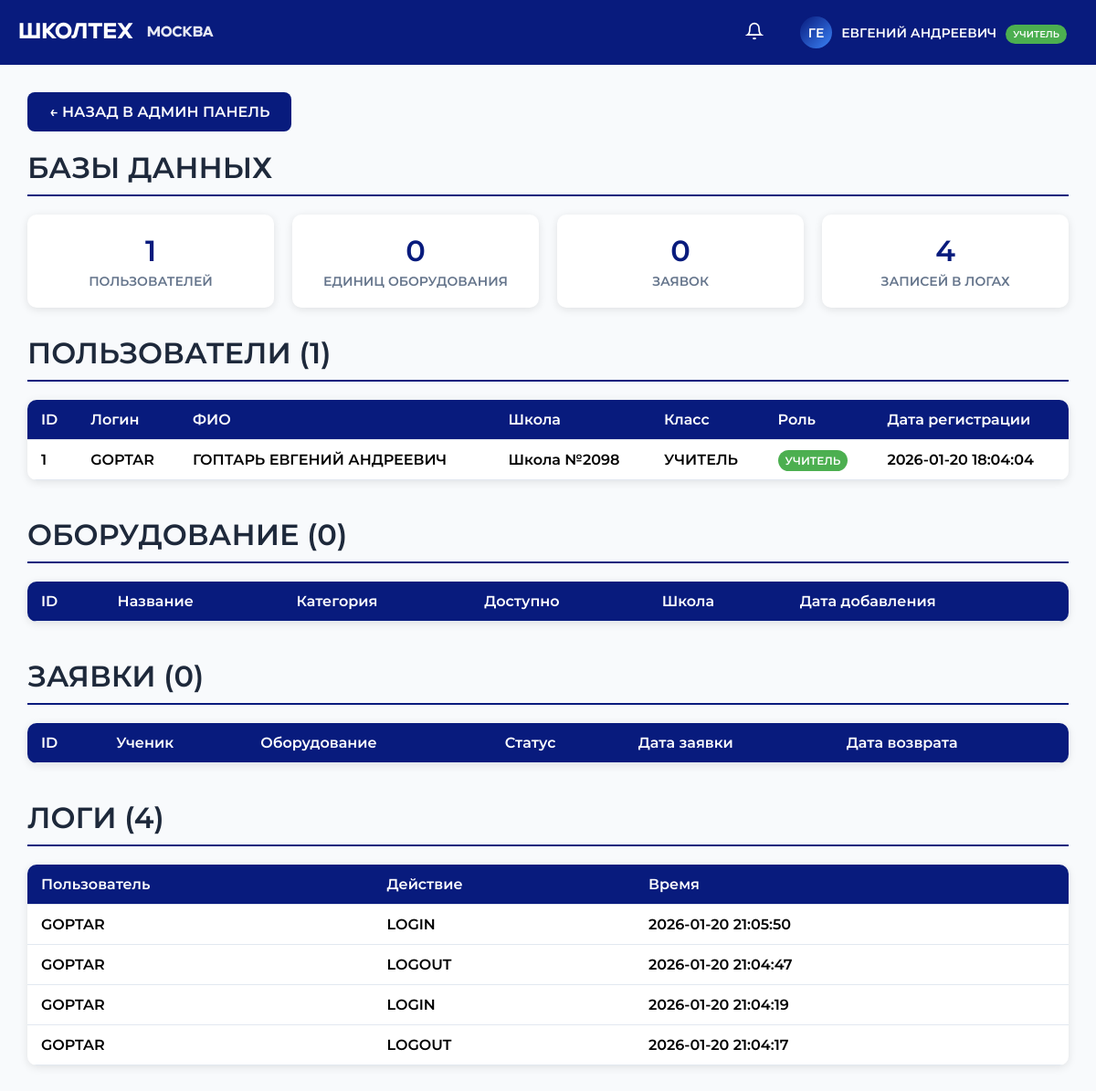
The app's page /admin/databases (signed in) with its own data.
### tables this page shows
CREATE TABLE users
                 (id INTEGER PRIMARY KEY AUTOINCREMENT,
                  first_name TEXT NOT NULL,
                  last_name TEXT NOT NULL,
                  middle_name TEXT,
                  school_number TEXT NOT NULL,
                  class TEXT NOT NULL,
                  username TEXT UNIQUE NOT NULL,
                  email TEXT UNIQUE NOT NULL,
                  password TEXT NOT NULL,
                  role TEXT NOT NULL DEFAULT 'student',
                  is_active BOOLEAN DEFAULT 1,
                  created_at TIMESTAMP DEFAULT CURRENT_TIMESTAMP);

CREATE TABLE logs
                 (id INTEGER PRIMARY KEY AUTOINCREMENT,
                  user_id INTEGER,
                  action TEXT NOT NULL,
                  created_at TIMESTAMP DEFAULT CURRENT_TIMESTAMP);

### application.py (the view)
@app.route('/admin/databases')
def view_databases():
    if 'user_id' not in session:
        return redirect(url_for('login'))
    user_data = get_user_by_id(session['user_id'])
    if not user_data or user_data['role'] != 'teacher':
        return "Доступ запрещен", 403
    users = get_all_users()
    equipment = []
    requests = []
    logs = []
    try:
        conn = get_db_connection()
        c = conn.cursor()
        c.execute("SELECT * FROM equipment")
        equipment = [dict(row) for row in c.fetchall()]
        c.execute('''SELECT r.*, u.username as student_username, e.name as equipment_name
                     FROM requests r
                     LEFT JOIN users u ON r.student_id = u.id
                     LEFT JOIN equipment e ON r.equipment_id = e.id''')
        requests = [dict(row) for row in c.fetchall()]
        c.execute('''SELECT l.action, l.created_at, u.username
                     FROM logs l
                     LEFT JOIN users u ON l.user_id = u.id
                     ORDER BY l.created_at DESC LIMIT 100''')
        logs = [dict(row) for row in c.fetchall()]
        conn.close()
    except:
        pass
    unread_count = get_unread_notifications_count(session['user_id'])
    return render_template('databases.html',
                         user=user_data,
                         users=users,
                         equipment=equipment,
                         requests=requests,
                         logs=logs,
                         unread_count=unread_count)

### application.py (called while the page is built, shortened)
def get_db_connection():
    for attempt in range(5):
        try:
            with db_lock:
                conn = sqlite3.connect(MAIN_DB, timeout=30.0)
                conn.row_factory = sqlite3.Row
                conn.execute("PRAGMA foreign_keys = ON")
                conn.execute("PRAGMA journal_mode = WAL")
                return conn
        except sqlite3.OperationalError:
            if attempt < 4:
                time.sleep(0.1)
                continue
            raise
    raise sqlite3.OperationalError("Не удалось подключиться к базе")

def get_user_by_id(user_id):
    try:
        conn = get_db_connection()
        c = conn.cursor()
        c.execute("SELECT * FROM users WHERE id = ?", (user_id,))
        user = c.fetchone()
        conn.close()
        if user:
            return format_user_data(dict(user))
        return None
    except:
        return None

def get_all_users():
    try:
        conn = get_db_connection()
        c = conn.cursor()
        c.execute("SELECT * FROM users ORDER BY created_at DESC")
        users = [format_user_data(dict(row)) for row in c.fetchall()]
        conn.close()
        return users
    except:
        return []

def format_user_data(user_dict):
    user_dict['avatar'] = f"{user_dict['last_name'][0]}{user_dict['first_name'][0]}" if user_dict.get('last_name') and user_dict.get('first_name') else '??'
    user_dict['role_display'] = 'УЧИТЕЛЬ' if user_dict.get('role') == 'teacher' else 'УЧЕНИК'
    return user_dict

def get_unread_notifications_count(user_id):
    try:
        conn = get_db_connection()
        c = conn.cursor()
        c.execute("SELECT COUNT(*) FROM notifications WHERE user_id = ? AND is_read = 0", (user_id,))
        count = c.fetchone()[0]
        conn.close()
        return count
    except:
        return 0

@app.before_request
def basic_security():
    return None

### templates/databases.html (shortened to what this page needs)
<!DOCTYPE html>
<html lang="ru">
<head>
    <link rel="stylesheet" href="{{ url_for('static', filename='style.css') }}">
</head>
<body>
    <nav class="navbar">
        <div class="logo-section">
            <a href="{{ url_for('home') }}" class="logo-link">
                <div class="logo-text">ШКОЛТЕХ</div>
            </a>
            <div class="location">МОСКВА</div>
        </div>
        <div class="user-section">
            <div class="notification-icon" id="notificationIcon">
                <svg width="20" height="20" viewBox="0 0 24 24" fill="none" stroke="currentColor" stroke-width="2">
                    <path d="M18 8A6 6 0 0 0 6 8c0 7-3 9-3 9h18s-3-2-3-9"></path>
                    <path d="M13.73 21a2 2 0 0 1-3.46 0"></path>
                </svg>
            </div>
            <a href="{{ url_for('account') }}" class="user-profile-link">
                <div class="user-profile">
                    <div class="avatar">{{ user.avatar }}</div>
                    <div class="user-info">
                        <div class="username">{{ user.first_name }} {% if user.middle_name %}{{ user.middle_name }}{% endif %}</div>
                        <div class="user-role {{ user.role }}">{{ user.role_display }}</div>
                    </div>
                </div>
            </a>
        </div>
    </nav>
    <div class="content databases-content">
        <a href="{{ url_for('admin_panel') }}" class="back-button">← НАЗАД В АДМИН ПАНЕЛЬ</a>
        <h1 class="section-title">БАЗЫ ДАННЫХ</h1>
        <div class="stats-grid">
            <div class="stat-card">
                <div class="stat-number">{{ users|length }}</div>
                <div class="stat-label">ПОЛЬЗОВАТЕЛЕЙ</div>
            </div>
            <div class="stat-card">
                <div class="stat-number">{{ equipment|length }}</div>
                <div class="stat-label">ЕДИНИЦ ОБОРУДОВАНИЯ</div>
            </div>
            <div class="stat-card">
                <div class="stat-number">{{ requests|length }}</div>
                <div class="stat-label">ЗАЯВОК</div>
            </div>
            <div class="stat-card">
                <div class="stat-number">{{ logs|length }}</div>
                <div class="stat-label">ЗАПИСЕЙ В ЛОГАХ</div>
            </div>
        </div>
        <div class="database-section">
            <h2 class="section-title">ПОЛЬЗОВАТЕЛИ ({{ users|length }})</h2>
            <div class="table-container">
                <table>
                    <thead>
                        <tr>
                            <th>ID</th>
                            <th>Логин</th>
                            <th>ФИО</th>
                            <th>Школа</th>
                            <th>Класс</th>
                            <th>Роль</th>
                            <th>Дата регистрации</th>
                        </tr>
                    </thead>
                    <tbody>
                        {% for user in users %}
                        <tr>
                            <td>{{ user.id }}</td>
                            <td>{{ user.username }}</td>
                            <td>{{ user.last_name }} {{ user.first_name }} {{ user.middle_name or '' }}</td>
                            <td>Школа №{{ user.school_number }}</td>
                            <td>{{ user.class }}</td>
                            <td><span class="role-badge role-{{ user.role }}">{{ user.role_display }}</span></td>
                            <td>{{ user.created_at[:19] if user.created_at else 'N/A' }}</td>
                        </tr>
                        {% endfor %}
                    </tbody>
                </table>
            </div>
        </div>
        <div class="database-section">
            <h2 class="section-title">ОБОРУДОВАНИЕ ({{ equipment|length }})</h2>
            <div class="table-container">
                <table>
                    <thead>
                        <tr>
                            <th>ID</th>
                            <th>Название</th>
                            <th>Категория</th>
                            <th>Доступно</th>
                            <th>Школа</th>
                            <th>Дата добавления</th>
                        </tr>
                    </thead>
                </table>
            </div>
        </div>
        <div class="database-section">
            <h2 class="section-title">ЗАЯВКИ ({{ requests|length }})</h2>
            <div class="table-container">
                <table>
                    <thead>
                        <tr>
                            <th>ID</th>
                            <th>Ученик</th>
                            <th>Оборудование</th>
                            <th>Статус</th>
                            <th>Дата заявки</th>
                            <th>Дата возврата</th>
                        </tr>
                    </thead>
                </table>
            </div>
        </div>
        <div class="database-section">
            <h2 class="section-title">ЛОГИ ({{ logs|length }})</h2>
            <div class="table-container">
                <table>
                    <thead>
                        <tr>
                            <th>Пользователь</th>
                            <th>Действие</th>
                            <th>Время</th>
                        </tr>
                    </thead>
                    <tbody>
                        {% for log in logs %}
                        <tr>
                            <td>{{ log.username or 'Система' }}</td>
                            <td>{{ log.action }}</td>
                            <td>{{ log.created_at[:19] if log.created_at else 'N/A' }}</td>
                        </tr>
                        {% endfor %}
                    </tbody>
                </table>
            </div>
        </div>
</body>
</html>

### static/style.css (style rules this page uses)
* { margin: 0; padding: 0; box-sizing: border-box; }
body { font-family: 'MONTSERRAT'; background-color: #f8fafc; }
.navbar { background-color: #081B7D; color: white; padding: 12px 20px; display: flex; justify-content: space-between; align-items: center; }
.logo-section { display: flex; align-items: center; gap: 15px; font-family: 'UNCAGE', sans-serif; }
.logo-text { font-size: 24px; font-weight: bold; }
.location { font-size: 16px; opacity: 0.9; }
.user-section { display: flex; align-items: center; gap: 20px; }
.notification-icon { cursor: pointer; padding: 8px; border-radius: 50%; position: relative; }
.user-profile { display: flex; align-items: center; gap: 10px; cursor: pointer; padding: 8px 12px; border-radius: 20px; transition: background-color 0.3s; }
.avatar { width: 35px; height: 35px; background: linear-gradient(135deg, #081B7D, #3b82f6); border-radius: 50%; display: flex; align-items: center; justify-content: center; font-weight: bold; font-size: 14px; color: white; }
.username { font-size: 14px; }
.user-role { padding: 2px 8px; border-radius: 12px; font-size: 10px; font-weight: bold; margin-top: 4px; }
.user-role.teacher { background-color: #4CAF50; color: white; }
.logo-link { text-decoration: none; color: white !important; }
.user-profile-link { text-decoration: none; color: inherit; }
.user-profile { display: flex; align-items: center; gap: 10px; padding: 6px 12px; border-radius: 20px; transition: background-color 0.3s; cursor: pointer; }
.avatar { width: 35px; height: 35px; background: linear-gradient(135deg, #081B7D, #3b82f6); border-radius: 50%; display: flex; align-items: center; justify-content: center; font-weight: bold; font-size: 14px; color: white; flex-shrink: 0; }
.user-info { display: flex; align-items: center; gap: 10px; }
.username { font-size: 14px; color: white; white-space: nowrap; }
.user-role { padding: 4px 8px; border-radius: 12px; font-size: 10px; font-weight: bold; white-space: nowrap; flex-shrink: 0; }
.content { padding: 40px; }

### templates/databases.html (style rules this page uses)
.databases-content { padding: 30px; min-height: calc(100vh - 60px); }
.section-title { font-size: 32px; font-weight: bold; color: #1e293b; margin-bottom: 20px; border-bottom: 2px solid #081B7D; padding-bottom: 10px; }
.database-section { margin-bottom: 40px; }
.stats-grid { display: grid; grid-template-columns: repeat(auto-fit, minmax(200px, 1fr)); gap: 20px; margin-bottom: 30px; }
.stat-card { background: white; padding: 20px; border-radius: 10px; box-shadow: 0 2px 10px rgba(0,0,0,0.1); text-align: center; }
.stat-number { font-size: 2em; font-weight: bold; color: #081B7D; margin-bottom: 5px; }
.stat-label { color: #64748b; font-size: 14px; }
.table-container { background: white; border-radius: 10px; overflow: hidden; box-shadow: 0 2px 10px rgba(0,0,0,0.1); margin-bottom: 20px; overflow-x: auto; }
table { width: 100%; border-collapse: collapse; }
th, td { padding: 12px 15px; text-align: left; border-bottom: 1px solid #e2e8f0; }
th { background: #081B7D; color: white; font-weight: bold; }
.back-button { display: inline-block; background: #081B7D; color: white; padding: 12px 24px; border-radius: 8px; text-decoration: none; font-weight: bold; margin-bottom: 20px; }
.role-badge { padding: 4px 8px; border-radius: 15px; font-size: 12px; font-weight: bold; }
.role-teacher { background: #4CAF50; color: white; }

### records on screen
users: first_name "ЕВГЕНИЙ", middle_name "АНДРЕЕВИЧ", role_display "УЧИТЕЛЬ", id "1", username "GOPTAR", last_name "ГОПТАРЬ", school_number "2098", class "УЧИТЕЛЬ", created_at "2026-01-20 18:04:04"
logs: username "GOPTAR", action "LOGIN", created_at "2026-01-20 21:05:50"
logs: username "GOPTAR", action "LOGOUT", created_at "2026-01-20 21:04:47"
logs: username "GOPTAR", action "LOGIN", created_at "2026-01-20 21:04:19"
logs: username "GOPTAR", action "LOGOUT", created_at "2026-01-20 21:04:17"

### other values on screen
{{ user.avatar }} "ГЕ"
{{ users|length }} "1"
{{ equipment|length }} "0"
{{ requests|length }} "0"
{{ logs|length }} "4"
